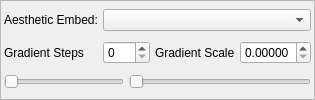
               <widget class="QFrame" name="embedding_values">
                <property name="frameShape">
                 <enum>QFrame::StyledPanel</enum>
                </property>
                <property name="frameShadow">
                 <enum>QFrame::Raised</enum>
                </property>
                <layout class="QGridLayout" name="gridLayout_6">
                 <property name="leftMargin">
                  <number>3</number>
                 </property>
                 <property name="topMargin">
                  <number>3</number>
                 </property>
                 <property name="rightMargin">
                  <number>3</number>
                 </property>
                 <property name="bottomMargin">
                  <number>3</number>
                 </property>
                 <property name="spacing">
                  <number>5</number>
                 </property>
                 <item row="0" column="0">
                  <widget class="QLabel" name="label_12">
                   <property name="text">
                    <string>Aesthetic Embed:</string>
                   </property>
                  </widget>
                 </item>
                 <item row="2" column="0">
                  <widget class="QLabel" name="label_22">
                   <property name="text">
                    <string>Gradient Steps</string>
                   </property>
                  </widget>
                 </item>
                 <item row="3" column="2" colspan="4">
                  <widget class="QSlider" name="gradient_scale_slider">
                   <property name="maximum">
                    <number>1000000</number>
                   </property>
                   <property name="orientation">
                    <enum>Qt::Horizontal</enum>
                   </property>
                  </widget>
                 </item>
                 <item row="3" column="0" colspan="2">
                  <widget class="QSlider" name="gradient_steps_slider">
                   <property name="maximum">
                    <number>100</number>
                   </property>
                   <property name="orientation">
                    <enum>Qt::Horizontal</enum>
                   </property>
                  </widget>
                 </item>
                 <item row="0" column="1" colspan="5">
                  <widget class="QComboBox" name="aesthetic_embedding"/>
                 </item>
                 <item row="2" column="3">
                  <widget class="QLabel" name="label_18">
                   <property name="text">
                    <string>Gradient Scale</string>
                   </property>
                  </widget>
                 </item>
                 <item row="2" column="4" colspan="2">
                  <widget class="QDoubleSpinBox" name="gradient_scale">
                   <property name="decimals">
                    <number>5</number>
                   </property>
                   <property name="maximum">
                    <double>1.000000000000000</double>
                   </property>
                   <property name="singleStep">
                    <double>0.000010000000000</double>
                   </property>
                  </widget>
                 </item>
                 <item row="2" column="1" colspan="2">
                  <widget class="QSpinBox" name="gradient_steps">
                   <property name="maximum">
                    <number>100</number>
                   </property>
                  </widget>
                 </item>
                </layout>
               </widget>
